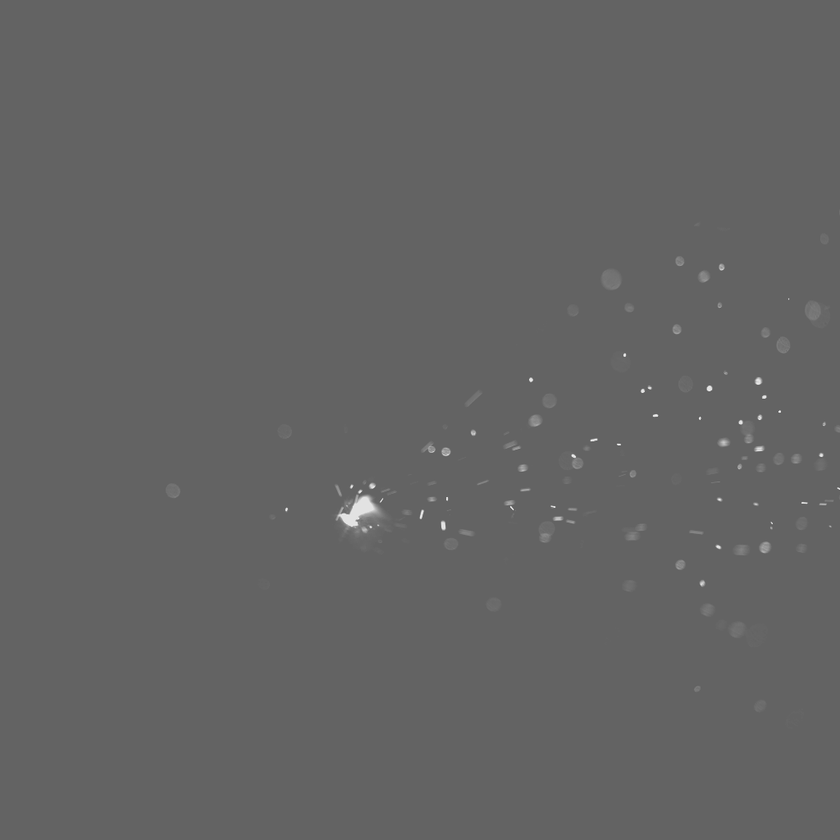
#> input picture IR_track/IRv1/images/IR_623.png, 840 x 840 px, shrunk from 1024 x 1024 before the run
$ jupyter execute --allow-errors Notebook_1.ipynb
#> lines starting #> are read from the running program, lines starting #| are printed output that depends on the picture; after the words box and inside, x2 and y2 are one past the last pixel; in counts of white or black regions, pixels touching at a corner belong together
# Metal 3-D Printing
***
The [video](https://drive.google.com/open?id=1N1sdoeqEVSU-bpe1Bb66Bt34C_x8CTkK) shows the process of 3-D printing of powdered metal. Our goal is to predict the percentage of the powder stream that is actually deposited. This can be achieved by identifying the various different kinds of activities taking place in the deposition process-

* molten material splashing
* vaporized material
* ricocheting without melting

The initial first hand goal is to find the number and size of the material that ricochets away. The intuition is that we can find the rate at which the material is flowing in, and by having determined the approximate quantity of the splashed material using the image processing techniques we will be able to determine the actual material deposition.

## Histogram

In the below program we examine the histogram of the individual frames to gain some insight.

[cell 1]
import cv2
import numpy as np
from matplotlib import pyplot as plt

# cv2.imread()
# second argument is a flag which specifies the way image should be read.
# (1) - cv2.IMREAD_COLOR : Loads a color image. Any transparency of image will be neglected. It is the default flag.
# (0) - cv2.IMREAD_GRAYSCALE : Loads image in grayscale mode
# (-1) - cv2.IMREAD_UNCHANGED : Loads image as such including alpha channel

img1 = cv2.imread('images/IR_623.png',0)
#> img1 is the input picture: shape (840, 840); min 86, max 253, mean 99.4
img2 = cv2.imread('images/1b.png',0)
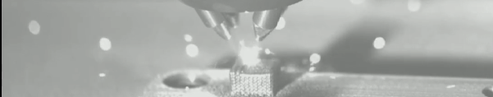
#> input picture OR_track/images/1b.png, 493 x 97 px, shrunk from 601 x 118 before the run, found by its file name
#> img2: shape (97, 493); min 0, max 232, mean 170.2
img3 = cv2.imread('images/1a.png',0)
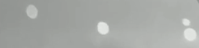
#> input picture IR_track/IRv1/images/1a.png, 199 x 48 px, shrunk from 242 x 59 before the run
#> img3: shape (48, 199); min 145, max 230, mean 167

# plot all the images and their histograms
images = [img1, 0,img2, 0,img3, 0]
titles = ['Original Image','Histogram','Cropped image 1','Histogram','Cropped image 2','Histogram']

for i in range(3):
    plt.figure(figsize=(18, 8), dpi= 80, facecolor='w', edgecolor='k')
    plt.subplot(3,2,i*2+1),plt.imshow(images[i*2],'gray')
    plt.title(titles[i*2]),plt.xticks([]), plt.yticks([])
    plt.subplot(3,2,i*2+2),plt.hist(images[i*2].ravel(),256)
    # numpy.ravel() returns a straightened 1-D linear array
    plt.title(titles[i*2+1])
plt.show()
#> figure, not shown here; panel 2: tallest bar 689764 high, from x = 98.39 to 99.05
#> figure, not shown here; panel 2: tallest bar 2036 high, from x = 161.3 to 162.2
#> figure, not shown here; panel 2: tallest bar 632 high, from x = 161.9 to 162.3

## OTSU's method

The histograms obtained above shows that the given image is not bimodal, hence the OTSU's algorithm may not work properly. Below cell implements the OTSU's thresholding algorithm, and as expected it doesn't work out well.

[cell 2]
import cv2
import numpy as np
from matplotlib import pyplot as plt

img1 = cv2.imread('images/IR_623.png',0)
img2 = cv2.imread('images/1b.png',0)
img3 = cv2.imread('images/1a.png',0)

# Otsu's thresholding
ret1,th1 = cv2.threshold(img1,0,255,cv2.THRESH_BINARY+cv2.THRESH_OTSU)
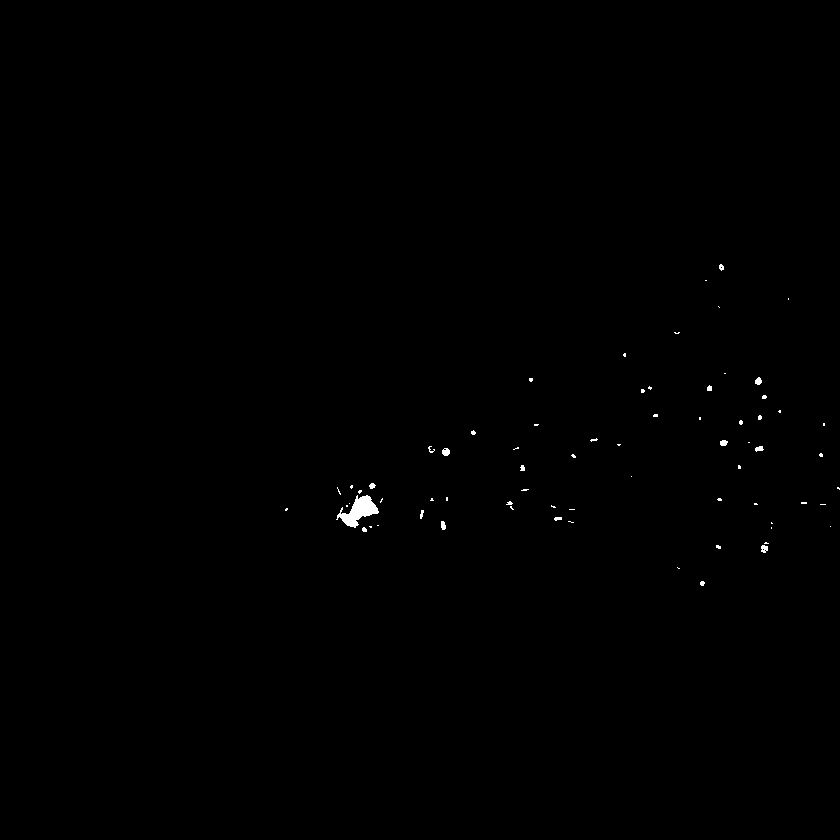
#> th1: shape (840, 840); 0.22% white; 70 white regions (54 under 20 px), largest, box (x1, y1, x2, y2) and area: (336, 495, 379, 528) 649, (442, 448, 450, 456) 50, (761, 545, 768, 553) 43
#> ret1 = 145
ret2,th2 = cv2.threshold(img2,0,255,cv2.THRESH_BINARY+cv2.THRESH_OTSU)
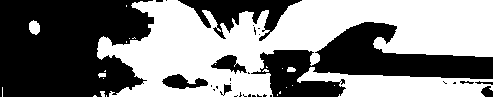
#> th2: shape (97, 493); 51.2% white; 31 black regions (22 under 20 px), largest, box (x1, y1, x2, y2) and area: (0, 0, 154, 97) 12488, (251, 22, 493, 97) 7751, (178, 0, 302, 41) 2066
#> ret2 = 169
ret3,th3 = cv2.threshold(img3,0,255,cv2.THRESH_BINARY+cv2.THRESH_OTSU)
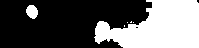
#> th3: shape (48, 199); 38% white; 6 white regions (4 under 20 px), largest, box (x1, y1, x2, y2) and area: (94, 0, 199, 48) 3495, (26, 5, 38, 19) 126
#> ret3 = 169

# plot all the images and their histograms
images = [img1, 0, th1,
          img2, 0, th2,
          img3, 0, th3]
titles = ['Original Image','Histogram',"Otsu's Thresholding",
          'Cropped Image 1','Histogram',"Otsu's Thresholding",
          'Cropped Image 2','Histogram',"Otsu's Thresholding"]

for i in range(3):
    plt.figure(figsize=(18, 8), dpi= 80, facecolor='w', edgecolor='k')
    plt.subplot(3,3,i*3+1),plt.imshow(images[i*3],'gray')
    plt.title(titles[i*3]), plt.xticks([]), plt.yticks([])
    plt.subplot(3,3,i*3+2),plt.hist(images[i*3].ravel(),256)
    plt.title(titles[i*3+1]), plt.xticks([]), plt.yticks([])
    plt.subplot(3,3,i*3+3),plt.imshow(images[i*3+2],'gray')
    plt.title(titles[i*3+2]), plt.xticks([]), plt.yticks([])
plt.show()
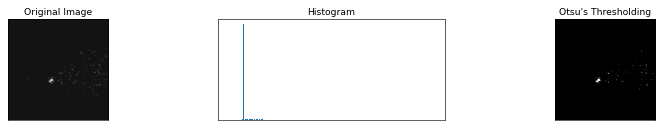
#> figure drawn by matplotlib, 3 panels
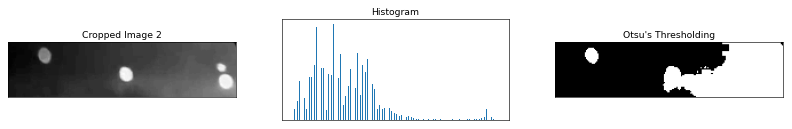
#> figure drawn by matplotlib, 3 panels

## Simple thresholding

The threshold value is set manually by hit and trial in order to obtain the required background seperation.

[cell 3]
import cv2
import numpy as np
from matplotlib import pyplot as plt

img = cv2.imread('images/IR_623.png',0)
threshold = 200 # value set by hit and trial
ret,thresh1 = cv2.threshold(img,threshold,255,cv2.THRESH_BINARY)
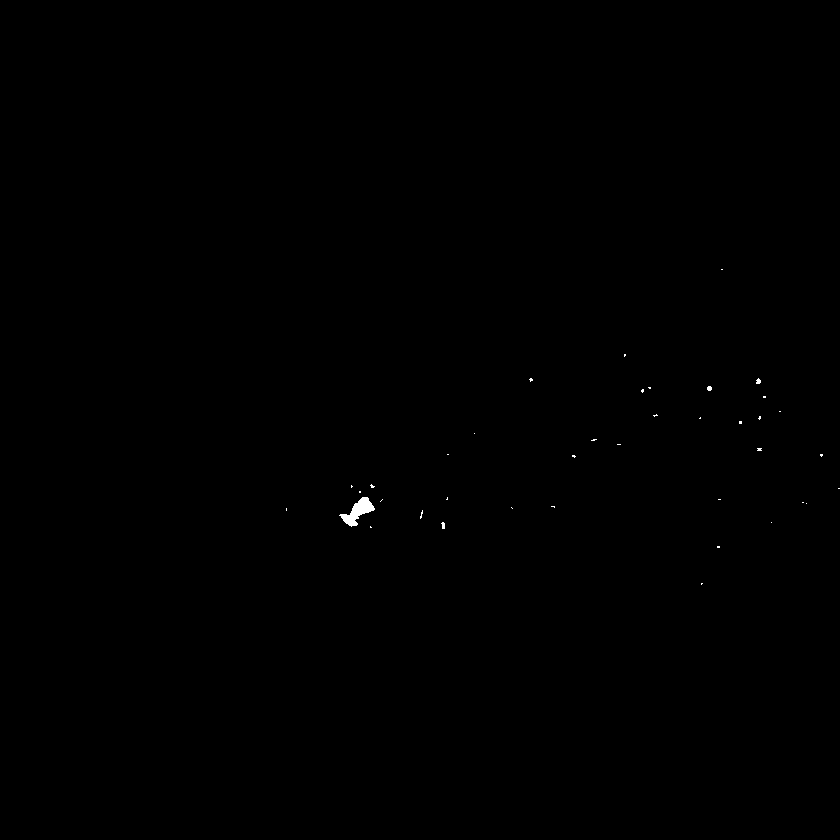
#> thresh1: shape (840, 840); 0.1% white; 39 white regions (35 under 20 px), largest, box (x1, y1, x2, y2) and area: (339, 497, 375, 527) 447, (756, 378, 761, 384) 22, (707, 386, 712, 391) 21, (441, 522, 445, 529) 21
#> ret = 200
ret,thresh2 = cv2.threshold(img,threshold,255,cv2.THRESH_BINARY_INV)
ret,thresh3 = cv2.threshold(img,threshold,255,cv2.THRESH_TRUNC)
ret,thresh4 = cv2.threshold(img,threshold,255,cv2.THRESH_TOZERO)
ret,thresh5 = cv2.threshold(img,threshold,255,cv2.THRESH_TOZERO_INV)

titles = ['Original Image','BINARY','BINARY_INV','TRUNC','TOZERO','TOZERO_INV']
images = [img, thresh1, thresh2, thresh3, thresh4, thresh5]

for i in range(6):
    plt.subplot(2,3,i+1),plt.imshow(images[i],'gray')
    plt.title(titles[i])
    plt.xticks([]),plt.yticks([])
plt.show()

## Adaptive Thresholding

Subplot 3 from the figure below (Adaptive mean thresholding) can be de-noised and can be used to find the circular regions.
Hough circle tranform is giving accurate results for the cropped image (as it can be seperated nicely) while with the full image there are many misses and false alarms.

[cell 4]
import cv2
import numpy as np
from matplotlib import pyplot as plt

img = cv2.imread('3img.png',0)
#> (the rest of this cell did not finish here and is left out)

## Hough's Circle Identification

In this method we have used the adapative mean threshold along with some denoising filters (median blur) to obtain the foreground. Later we have used the houghs method to mark the circles.

[cell 5]
import cv2
import numpy as np
from matplotlib import pyplot as plt

img = cv2.imread('images/1a.png',0)
img = cv2.medianBlur(img,5)

th2 = cv2.adaptiveThreshold(img,255,cv2.ADAPTIVE_THRESH_MEAN_C,cv2.THRESH_BINARY,11,2)
#> th2: shape (48, 199); 89.6% white; 15 black regions (12 under 20 px), largest, box (x1, y1, x2, y2) and area: (177, 14, 199, 48) 388, (91, 16, 116, 39) 297, (20, 0, 42, 23) 265

#kernel = np.ones((5,5),np.float32)/25
#dst = cv2.filter2D(th2,-1,kernel)
median = cv2.medianBlur(th2,5)
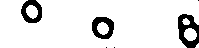
#> median: shape (48, 199); 89.8% white; 6 black regions (3 under 20 px), largest, box (x1, y1, x2, y2) and area: (178, 14, 199, 48) 406, (92, 17, 114, 39) 291, (21, 0, 42, 23) 270

plt.subplot(131)
plt.title("Original")
plt.imshow(img,'gray')

plt.subplot(132)
plt.title("Adaptive th.")
plt.imshow(median,'gray')

# Houghs method
circles = cv2.HoughCircles(median, cv2.HOUGH_GRADIENT, 1, median.shape[0] / 8, param1=60, param2=10,minRadius=1, maxRadius=15)
#> circles = [[189.5, 33.5, 6.2], [102.5, 28.5, 5.9], [27.5, 11.5, 9.3], [185.5, 21.5, 3.8]]
#draw
if circles is not None:
    circles = np.uint16(np.around(circles))
#> circles = [[190, 34, 6], [102, 28, 6], [28, 12, 9], [186, 22, 4]]
    for i in circles[0, :]:
        center = (i[0], i[1])
        # circle center
        cv2.circle(img, center, 1, (0, 100, 100), 3)
        # circle outline
        radius = i[2]
        cv2.circle(img, center, radius, (0, 0, 0), 1)
#> this loop made 4 passes
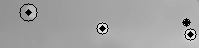
#> img: shape (48, 199); min 0, max 226, mean 162
# print(circles)
#display
plt.subplot(133)
plt.imshow(img,'gray')
plt.title("Circles marked")
plt.show()
